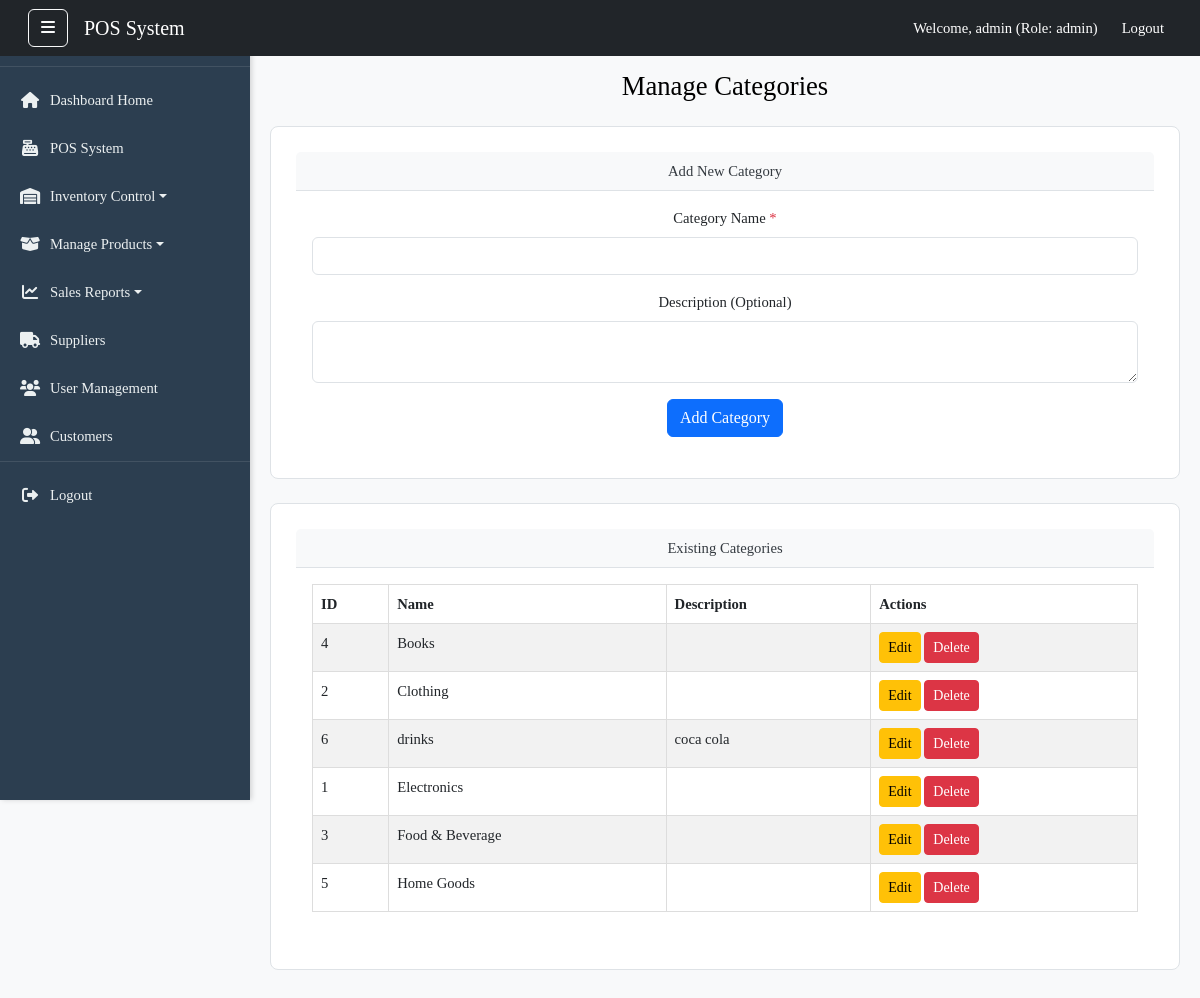
Before: /views/categories.php (signed in) with the older database file.
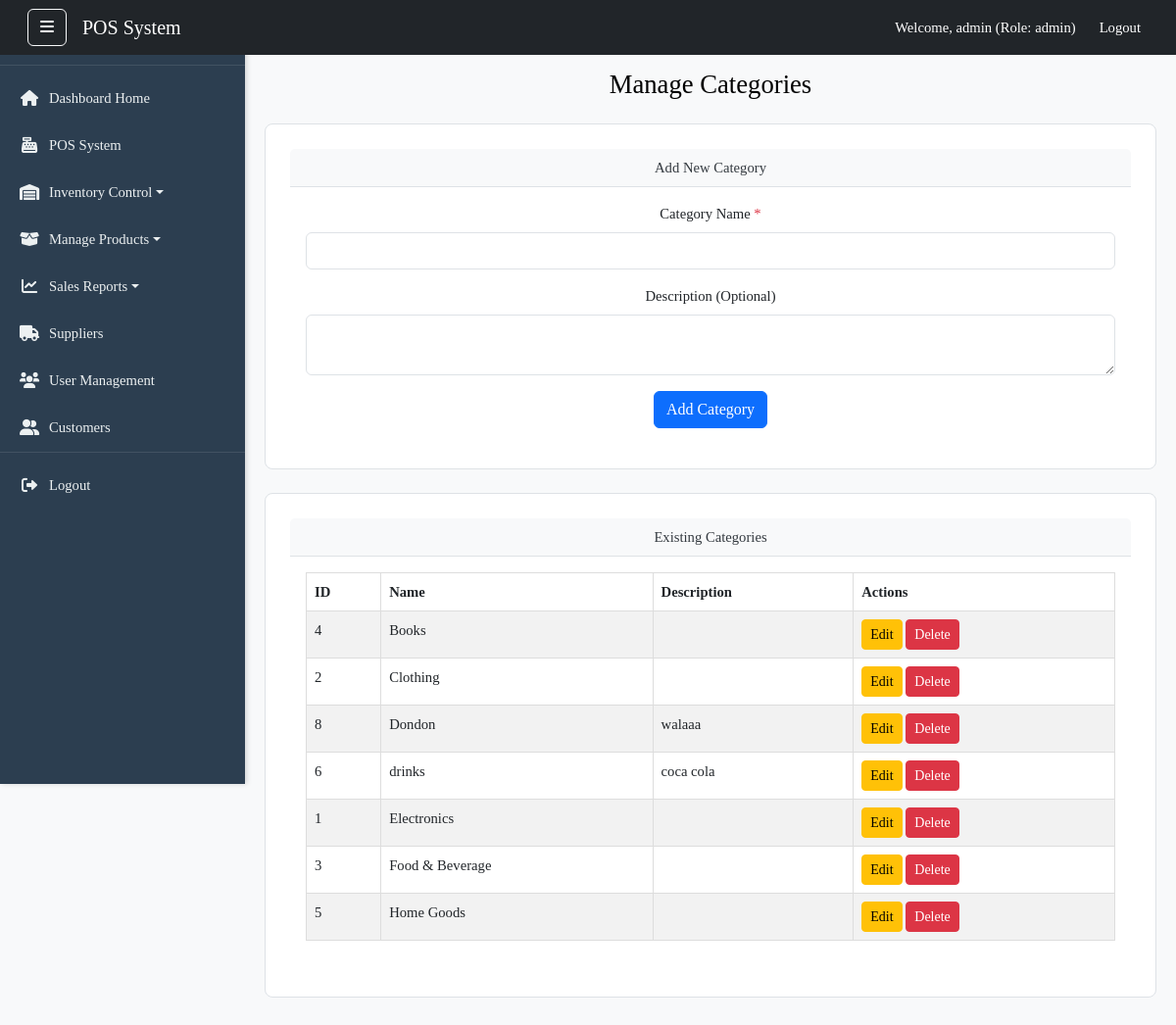
After: the same page with the newer database file.
### tables this page shows
CREATE TABLE `categories` (
  `id` int(11) NOT NULL,
  `name` varchar(100) NOT NULL,
  `description` text DEFAULT NULL
);

### views/categories.php (the view, shortened to what the changed rows need)
<?php
$conn = get_db_connection();
$categories = [];
try {
    $sql = "SELECT id, name, description FROM categories ORDER BY name ASC";
    $result = $conn->query($sql);
    if ($result) {
        while ($row = $result->fetch_assoc()) {
            $categories[] = $row;
        }
    } else {
        $message = "Error fetching categories: " . $conn->error;
        $message_type = 'danger';
    }
} catch (mysqli_sql_exception $e) {
    $message = "Database error fetching categories: " . $e->getMessage();
    $message_type = 'danger';
}
include '../includes/header.php';
?>
    <div class="dashboard-wrapper">
        <div class="main-content" id="main-content">
            <div class="container-fluid dashboard-page-content mt-5 pt-3">
                <h2 class="mb-4">Manage Categories</h2>
                <div class="card">
                    <div class="card-body">
                        <div class="table-responsive">
                            <table class="table table-striped table-hover">
                                <thead>
                                    <tr>
                                        <th>ID</th>
                                        <th>Name</th>
                                        <th>Description</th>
                                        <th>Actions</th>
                                    </tr>
                                </thead>
                                <tbody>
                                    <?php if (!empty($categories)): ?>
                                        <?php foreach ($categories as $cat): ?>
                                            <tr>
                                                <td><?php echo htmlspecialchars($cat['id']); ?></td>
                                                <td><?php echo htmlspecialchars($cat['name']); ?></td>
                                                <td><?php echo htmlspecialchars($cat['description']); ?></td>
                                                <td>
                                                    <button type="button" class="btn btn-sm btn-warning edit-category-btn"
                                                        data-bs-toggle="modal" data-bs-target="#editCategoryModal"
                                                        data-id="<?php echo htmlspecialchars($cat['id']); ?>"
                                                        data-name="<?php echo htmlspecialchars($cat['name']); ?>"
                                                        data-description="<?php echo htmlspecialchars($cat['description']); ?>">
                                                        Edit
                                                    </button>
                                                    <button type="button" class="btn btn-sm btn-danger delete-category-btn"
                                                        data-bs-toggle="modal" data-bs-target="#deleteCategoryModal"
                                                        data-id="<?php echo htmlspecialchars($cat['id']); ?>"
                                                        data-name="<?php echo htmlspecialchars($cat['name']); ?>">
                                                        Delete
                                                    </button>
                                                </td>
                                            </tr>
                                        <?php endforeach; ?>
                                    <?php else: ?>
                                        <tr>
                                            <td colspan="4">No categories found.</td>
                                        </tr>
                                    <?php endif; ?>
                                </tbody>
                            </table>
                        </div>
                    </div>
                </div>
            </div>
        </div>
    </div>
</body>
</html>

Changed rows visible on the page:
added categories: id "8", name "Dondon", description "walaaa"
